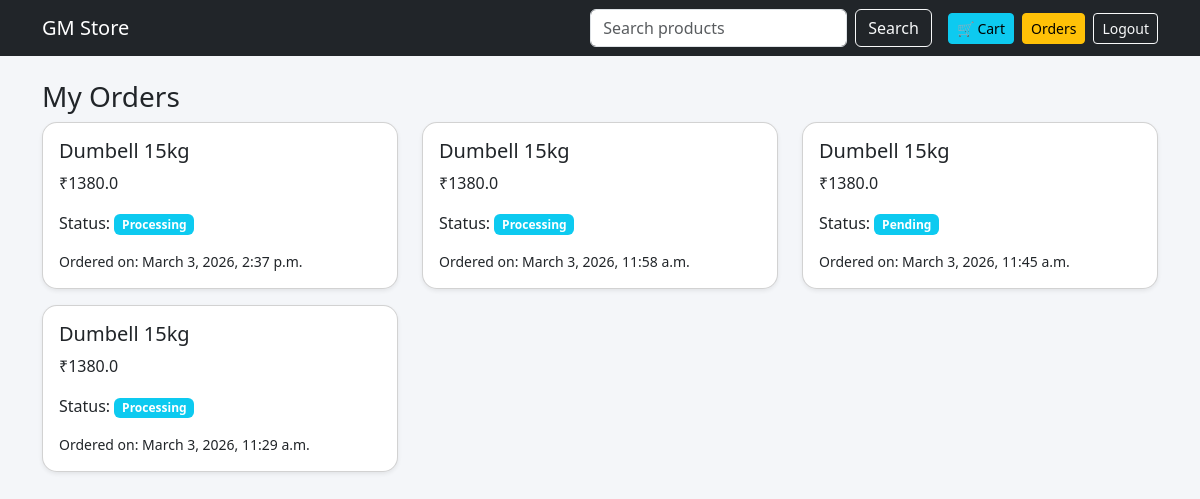
Page /my-orders/ (signed in) on the earlier database version.
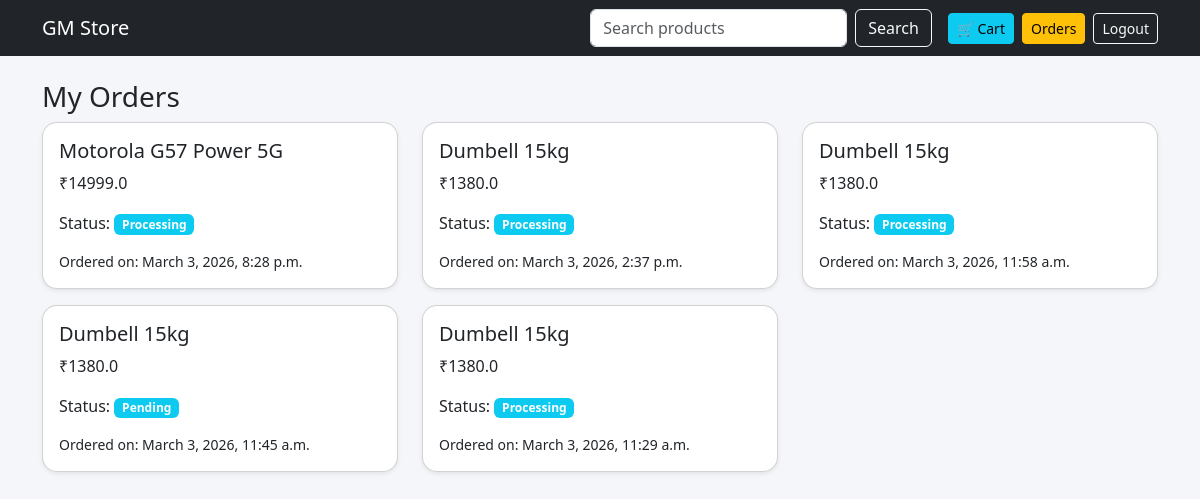
Same page on the later database version.
### store/models.py (models this page shows, shortened)
class Order(models.Model):
    STATUS_CHOICES = [
        ('Pending', 'Pending'),
        ('Processing', 'Processing'),
        ('Delivered', 'Delivered'),
    ]
    user = models.ForeignKey(User, on_delete=models.CASCADE)
    product = models.ForeignKey(Product, on_delete=models.CASCADE)
    created_at = models.DateTimeField(auto_now_add=True)
    status = models.CharField(max_length=20, choices=STATUS_CHOICES, default='Pending')

class Product(models.Model):
    category = models.ForeignKey(
        Category,
        on_delete=models.CASCADE,
        related_name="products"
    )
    name = models.CharField(max_length=200)
    description = models.TextField()
    price = models.FloatField()
    image = models.ImageField(upload_to="products/", blank=True, null=True)

### store/views.py (the view)
# urls.py: path('my-orders/', views.my_orders, name='my_orders'),
@login_required
def my_orders(request):
    orders = Order.objects.filter(user=request.user).order_by('-created_at')
    return render(request, 'store/my_orders.html', {
        'orders': orders
    })

### store/context_processors.py (called while the page is built)
def cart_count(request):
    if request.user.is_authenticated:
        count = Cart.objects.filter(user=request.user).count()
    else:
        count = 0
    return {
        "cart_count": count
    }

### store/templates/store/my_orders.html
{% extends "store/base.html" %}
{% block content %}
<h3>My Orders</h3>
{% if orders %}
<div class="row">
    {% for order in orders %}
    <div class="col-md-4 mb-3">
        <div class="card shadow-sm p-3">
            <h5>{{ order.product.name }}</h5>
            <p>₹{{ order.product.price }}</p>
            <p>Status: <span class="badge bg-info">{{ order.status }}</span></p>
            <small>Ordered on: {{ order.created_at }}</small>
        </div>
    </div>
    {% endfor %}
</div>
{% else %}
<p>No orders yet.</p>
{% endif %}
{% endblock %}

### store/templates/store/base.html (shortened to what this page needs)
{% load static %}
<!DOCTYPE html>
<html>
<head>
    <link href="https://cdn.jsdelivr.net/npm/bootstrap@5.3.2/dist/css/bootstrap.min.css" rel="stylesheet">
    <link href="{% static 'css/style.css' %}" rel="stylesheet">
</head>
<body>
<nav class="navbar navbar-expand-lg navbar-dark bg-dark">
    <div class="container">
        <a class="navbar-brand" href="/">GM Store</a>
        <div class="collapse navbar-collapse">
            <form method="get" action="/" class="d-flex ms-auto me-3">
                <input class="form-control me-2" type="search" name="q" placeholder="Search products">
                <button class="btn btn-outline-light">Search</button>
            </form>
            {% if user.is_authenticated %}
                <a href="/cart/" class="btn btn-info btn-sm me-2">
                    🛒 Cart
                </a>
                <a href="/my-orders/" class="btn btn-warning btn-sm me-2">Orders</a>
                <form method="post" action="/accounts/logout/" class="d-inline">
                    <button class="btn btn-outline-light btn-sm">Logout</button>
                </form>
            {% else %}
                <a href="/accounts/login/" class="btn btn-outline-light btn-sm">Login</a>
            {% endif %}
        </div>
    </div>
</nav>
<div class="container mt-4">
    {% block content %}
    {% endblock %}
</div>
</body>
</html>

### static/css/style.css (style rules this page uses)
body { background-color: #f4f6f9; }
.card { border-radius: 15px; }

Differences in the rows shown:
added Order: product.name "Motorola G57 Power 5G", product.price "14999.0", status "Processing", created_at "March 3, 2026, 8:28 p.m."
